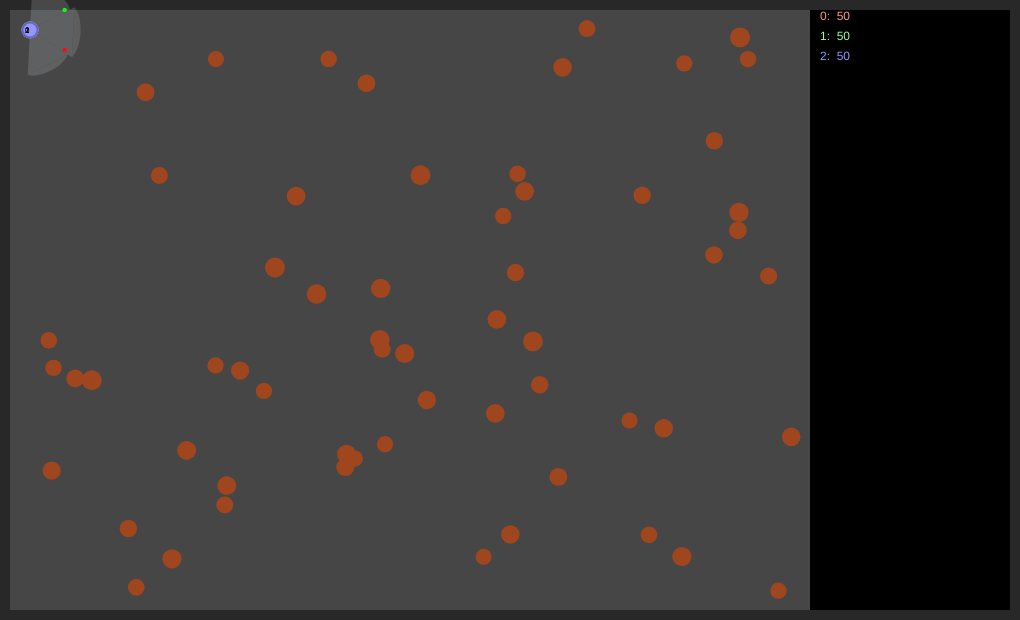
Frame 1 (no input)
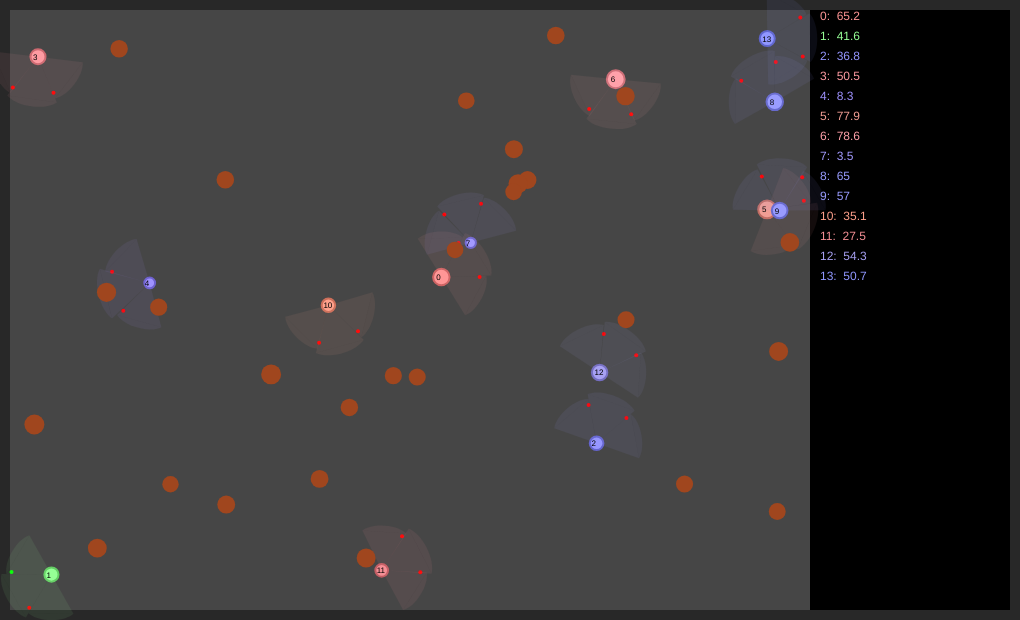
Frame 60 (no input)
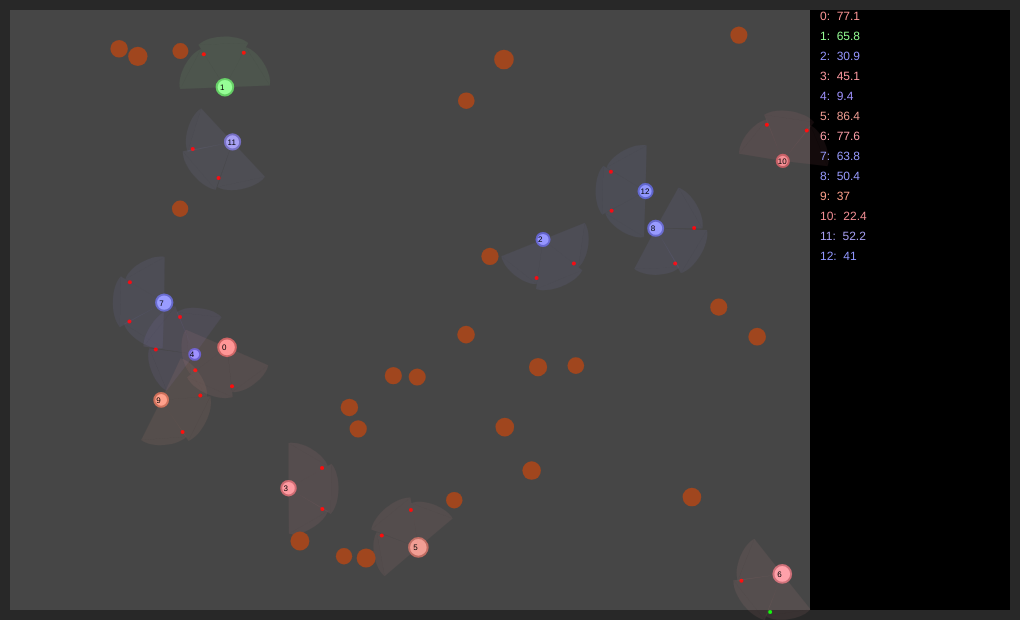
Frame 120 (the mouse pressed at the canvas centre since frame 60)

The p5.js sketch that drew these frames (run headless with seeded random() and noise() and a simulated clock; from frame 60 on, the mouse is pressed at the canvas centre):

// p5.js sketch
// ── sketch.js
var border = 10;
var width = 1000;
var height = 600;
var cubes = [];
var caali = [];
var foods = [];
var cubeCount = 0;
var nutrition = 0.2;
var foodCount = 60;
var passiveConsumption = 0.001;
var mutationFactor = 1;
var i;
var j;
var k;

function setup() {
    
    createCanvas(1000 + 2 * border, 600 + 2 * border);
    frameRate(60);
//    cubes[0] = new Cube();
//    cubes[0].x = 60 + border;
//    cubes[0].y = 100 + border;
//    cubes[0].w = 20;
//    cubes[0].h = 200
//    cubes[1] = new Cube();
//    cubes[1].x = 150 + border;
//    cubes[1].y = 280 + border;
//    cubes[1].w = 300;
//    cubes[1].h = 20;
//    cubes[2] = new Cube();
//    cubes[2].x = 350 + border;
//    cubes[2].y = 200 + border;
//    cubes[2].w = 20;
//    cubes[2].h = 400
//    cubes[3] = new Cube();
//    cubes[3].x = 200 + border;
//    cubes[3].y = 500 + border;
//    cubes[3].w = 400;
//    cubes[3].h = 40;
    
    for (i=0; i<3; i++) {
        caali[i] = new Caalis();
    }
    caali[0].r = 255;
    caali[0].g = 150;
    caali[0].b = 150;
    caali[1].r = 150;
    caali[1].g = 255;
    caali[1].b = 150;
    caali[2].r = 150;
    caali[2].g = 150;
    caali[2].b = 255;
    
    for (i = 0; i < foodCount; i++){
        foods[i] = new Food();
        foods[i].x = random(border + foods[i].size, 800 + border - foods[i].size);
        foods[i].y = random(border + foods[i].size, 600 + border - foods[i].size);
    }
    
}

function draw() {
    noStroke();
    background(70);
    fill(0);
    rect(800 + border, border, 200, 600);
    fill(40);
    rect(0, 0, 1000 + 2 * border,border);
    rect(0, 600+border,1000 + 2 * border, border);
    rect(0, border, border, 600);
    rect(1000 + border, border, border, 600);
    
//    for (i = 0; i < cubeCount; i++) {
//        cubes[i].draw();
//    }
//    

    if (frameCount % 20 == 0 && foods.length < foodCount) {
        var newFood = new Food();
        newFood.x = random(border + newFood.size, 800 + border - newFood.size);
        newFood.y = random(border + newFood.size, 600 + border - newFood.size);
        foods.push(newFood);
    }
    
   
    for (i = 0; i < caali.length; i++) {
        if (caali.length>39) console.log(i); 
        caali[i].see();
        caali[i].think();
        caali[i].update();
        caali[i].draw();
    }
    
    foods.forEach (function (food) {
        food.draw();
    })
    
    for (i = 0; i < caali.length; i++) {
        fill(caali[i].r, caali[i].g, caali[i].b);
        textSize(12);
        if (i<30) {
            text (i + ":  " + Math.round(caali[i].energy*10)/10, 820,20 + i * 20);
        }
        else {
            text (i + ":  " + Math.round(caali[i].energy*10)/10, 880,20 + (i-30) * 20);
        }
        fill(0);
        textSize(8);
        text (i, caali[i].x-5, caali[i].y+3);
    }
    
    
    
    var kaqs = 0;
    //DEBUG TEST TONY DELETE WHEN DONE                                      //DEBUG TEST TONY
    if (!mouseIsPressed) {
        for (kaqs = 0; kaqs < 601; kaqs++) {

            if (kaqs%20 == 0 && foods.length < foodCount) {
                var newFood = new Food();
                newFood.x = random(border + newFood.size, 800 + border - newFood.size);
                newFood.y = random(border + newFood.size, 600 + border - newFood.size);
                foods.push(newFood);
            }


            for (i = 0; i < caali.length; i++) {
                caali[i].see();
                caali[i].think();
                caali[i].update();
            }
        }
    }
    
}

function Caalis() {
    this.x = 30;
    this.y = 30;
    this.r = 255;
    this.g = 255;
    this.b = 255;
    this.rot = 0;
    this.speed = 1;
    this.rotspeed = 3;
    this.state = 0;
    this.randomturn = 0;
    this.stateDecay = 0;
    this.energy = 50;
    this.fovs = [];
    
    this.randomTurnFactor = 0.3;
    this.sprintFactor = 2;
    this.sprintTurnFactor = 1;
    this.splitMass = 100;
    
    this.fovs[0] = new FOV(this);
    this.fovs[0].centerAngle = 0;
    this.fovs[0].width = 60;
    this.fovs[0].range = 50;
    
    this.fovs[1] = new FOV(this);
    this.fovs[1].centerAngle = 60;
    this.fovs[1].width = 60;
    this.fovs[1].range = 45;
    
    this.fovs[2] = new FOV(this);
    this.fovs[2].centerAngle = -60;
    this.fovs[2].width = 60;
    this.fovs[2].range = 45;
    
    this.eyes = [];
    this.eyes[0] = new Eye();
    this.eyes[0].offset = 40;
    this.eyes[0].rotoffset = 30;
    
    this.eyes[1] = new Eye();
    this.eyes[1].offset = 40;
    this.eyes[1].rotoffset = -30;
 
    this.think = function () {
        if (this.state == 0) {                                          //State 0: Standart wandering behaviour
            if (this.eyes[0].seeswall && !this.eyes[1].seeswall) {
                this.turn(-this.rotspeed);
                this.randomturn = random(-this.rotspeed*this.randomTurnFactor, 0);
            }
            else if (this.eyes[1].seeswall && !this.eyes[0].seeswall) {
                this.turn(this.rotspeed);
                this.randomturn = random(0, this.rotspeed*this.randomTurnFactor);
            }
            else if (this.eyes[0].seeswall && this.eyes[1].seeswall){
                if (random(-1,1) > 0) {
                    this.state = 1;
                }
                else {
                    this.state = 2;
                }
            }
            
            else if (this.fovs[1].foodCount > this.fovs[0].foodCount && this.fovs[1].foodCount > this.fovs[2].foodCount) {
                this.turn(this.rotspeed * this.sprintTurnFactor);
                this.randomturn = 0;
                this.move(this.speed*this.sprintFactor);
//                this.state = 3;
//                this.stateDecay = 20;
            }
            else if (this.fovs[0].foodCount > this.fovs[1].foodCount && this.fovs[0].foodCount > this.fovs[2].foodCount) {
                this.randomturn = 0;
                this.move(this.speed * this.sprintFactor);
//                this.state = 3;
//                this.stateDecay = 20;
            }
            else if (this.fovs[2].foodCount > this.fovs[0].foodCount && this.fovs[2].foodCount > this.fovs[1].foodCount) {
                this.turn(-this.rotspeed * this.sprintTurnFactor);
                this.randomturn = 0;
                this.move(this.speed * this.sprintFactor);
//                this.state = 3;
//                this.stateDecay = 20;
            }
            
            else {
                this.move(this.speed);
                if (random(0,1) < 0.01) {
                    this.randomturn = random (-this.rotspeed * this.randomTurnFactor, this.rotspeed * this.randomTurnFactor);
                }
                this.turn(this.randomturn);
            }
        }
        
        
        else if (this.state == 1) {                                 //State 1: Turn left until no wall seen
            if (this.eyes[0].seeswall || this.eyes[1].seeswall) {
                this.turn(this.rotspeed);
            }
            else {
                this.state = 0;
            }
        }
        
        
        else if (this.state == 2) {                                 //State 2: Turn right until no wall seen
            if (this.eyes[0].seeswall || this.eyes[1].seeswall) {
                this.turn(-this.rotspeed);
            }
            else {
                this.state = 0;
            }
        }
        
        
//        else if (this.state == 3) {                                 //State 3: Run for food until stateDecay==0
//            if (this.eyes[0].seesfood && !this.eyes[1].seesfood) {
//                this.turn(this.rotspeed);
//            }
//            else if (this.eyes[1].seesfood && !this.eyes[0].seesfood) {
//                this.turn(-this.rotspeed);
//            }
//            this.randomturn = 0;
//            this.move(this.speed*2);
//            this.stateDecay--;
//            if (this.stateDecay == 0 || this.eyes[0].seeswall || this.eyes[1].seeswall) {
//                this.state = 0;
//            }
//            
//        }
        
        else if (this.state == 4) {     
            this.stateDecay--;
            if (this.stateDecay == 0) {
                this.state = 0;
                this.split();
            }
        }
    }
    
    this.see = function () {
        for (k = 0; k < this.eyes.length; k++) {
            this.eyes[k].x = this.x + Math.cos(radians(this.rot + this.eyes[k].rotoffset)) * this.eyes[k].offset;
            this.eyes[k].y = this.y + Math.sin(radians(this.rot + this.eyes[k].rotoffset)) * this.eyes[k].offset;
            this.eyes[k].see();
        }
        for (k = 0; k < this.fovs.length; k++) {
            this.fovs[k].see();
        }
    }
    
    this.draw = function () {
        
        //fill(90, 220, 130);
        fill(this.r, this.g, this.b);
        stroke(this.r - 50, this.g - 50, this.b - 50);
        strokeWeight(2);
        ellipse(this.x, this.y, (this.energy + 100) / 10);
        noStroke();
        for (k = 0; k < this.eyes.length; k++) {
            fill(255, 0, 0);

            if (this.eyes[k].seeswall) {
                fill(0, 255, 0);
            }  
//            if (this.eyes[k].seesfood) {
//                fill(0, 0, 255);
//            }

            ellipse(this.eyes[k].x, this.eyes[k].y, 4, 4);
        }
        for (k = 0; k < this.fovs.length; k++) {
            this.fovs[k].draw();
        }
    }
    
    this.move = function (spd) {
        this.x += Math.cos(radians(this.rot)) * spd;
        this.y += Math.sin(radians(this.rot)) * spd;
        this.energy-=Math.pow(Math.abs(spd), 1.1) * 0.01;
    }
    
    this.turn = function (rotspd) {
        this.rot += rotspd;
        this.energy-=Math.abs(rotspd)*0.005;
        if (this.rot >= 360) {
            this.rot -= 360;
        }
        else if (this.rot < 0) {
            this.rot += 360;
        }
    }
    
    this.update = function () {
        for (j = 0; j < foods.length; j++) {
            if (Math.sqrt(Math.pow(foods[j].x - this.x, 2) + Math.pow(foods[j].y - this.y, 2)) < foods[j].size/2 +  (this.energy + 100)/20) {
                this.energy += foods[j].size * nutrition;
                foods[j].respawn();                                 //Food eating energy gain
                if (this.energy > this.splitMass) {                              // Splitting behaviour
                    this.stateDecay = 60;
                    this.state = 4;
                }
            }
        }
        
        
        this.energy -= passiveConsumption;
        
        if (this.energy <= 0) {
            caali.splice(i, 1);
            if(i == caali.length && i != 0) {
                i--;
            }
        }
    }
    
    this.split = function () {
        this.child = new Caalis();
        this.child.energy = this.energy / 2;
        this.child.x = this.x;
        this.child.y = this.y;
        this.child.speed = this.speed + random(-0.1, 0.1) * mutationFactor;
        this.child.rotspeed = this.rotspeed + random(-0.1, 0.1) * mutationFactor;
        this.child.eyes[0].offset = this.eyes[0].offset + random(-1, 1) * mutationFactor;
        this.child.eyes[1].offset = this.eyes[1].offset + random(-1, 1) * mutationFactor;
        this.child.eyes[0].rotoffset = this.eyes[0].rotoffset + random(-2,2) * mutationFactor;
        this.child.eyes[1].rotoffset = this.eyes[1].rotoffset + random(-2,2) * mutationFactor;
        this.child.fovs[0].range = this.fovs[0].range + random(-1,1) * mutationFactor;
        this.child.fovs[0].centerAngle = this.fovs[0].centerAngle + random(-1, 1) * mutationFactor;
        this.child.fovs[0].width = this.fovs[0].width + random(-1, 1) * mutationFactor;
        this.child.fovs[1].range = this.fovs[1].range + random(-1,1) * mutationFactor;
        this.child.fovs[1].centerAngle = this.fovs[1].centerAngle + random(-1, 1) * mutationFactor;
        this.child.fovs[1].width = this.fovs[1].width + random(-1, 1) * mutationFactor;
        this.child.fovs[2].range = this.fovs[2].range + random(-1,1) * mutationFactor;
        this.child.fovs[2].centerAngle = this.fovs[2].centerAngle + random(-1, 1) * mutationFactor;
        this.child.fovs[2].width = this.fovs[2].width + random(-1, 1) * mutationFactor;
        this.child.r = Math.max(Math.min(this.r + random(-15,15) * mutationFactor, 255), 0);
        this.child.g = Math.max(Math.min(this.g + random(-15,15) * mutationFactor, 255), 0);
        this.child.b = Math.max(Math.min(this.b + random(-15,15) * mutationFactor, 255), 0);
        this.child.rot = this.rot + 180;
        this.child.randomTurnFactor = this.randomTurnFactor + random(-0.015, 0,015) * mutationFactor;
        this.child.sprintFactor = this.sprintFactor + random(-0.05, 0.05) * mutationFactor;
        this.child.sprintTurnFactor = this.sprintTurnFactor + random(-0.05, 0.05) * mutationFactor;
        this.child.splitMass = this.splitMass + random(-2, 2) * mutationFactor;
        caali.push(this.child);
        this.energy /= 2;
    }
}

function Cube() {
    
    this.x = 200;
    this.y = 200;
    this.w = 100;
    this.h = 100;
    this.draw = function () {
        fill(200);
        rect(this.x - this.w / 2, this.y - this.h / 2, this.w, this.h);
    }
}

function Food() {
    this.x = 300;
    this.y = 350;
    this.size = 16 + random(0, 4);
    
    this.draw = function () {
        fill(160, 70, 30);
        ellipse(this.x, this.y, this.size);
    }
    
    this.respawn = function () {
//        this.x = random(border + this.size, 600 + border - this.size);
//        this.y = random(border + this.size, 600 + border - this.size);
        foods.splice(j, 1);
    }
}

function Eye() {
    this.x = 0;
    this.y = 0;
    this.offset = 10;
    this.rotoffset = 0;
    this.seeswall = false;
    this.seesfood = false;
    
    this.see = function () {
        
        this.seeswall = false;
        this.seesfood = false;
        for (j = 0; j < cubeCount; j++) {
            if (Math.abs(cubes[j].x - this.x) < cubes[j].w / 2 + 2 && Math.abs(cubes[j].y - this.y) < cubes[j].h / 2 + 2) {
                this.seeswall = true;
                break;
            }
        }
        
        
        if (!this.seeswall && (this.x < border + 2 || this.x > 800 + border - 2 || this.y < border + 2 || this.y > height - border - 2)) {
            this.seeswall = true;
        }
    }
}

function FOV(owner) {
    this.centerAngle = 0;
    this.range = 50;
    this.curviness = 1.1;
    this.width = 60;
    this.owner = owner;
    this.foodCount = 0;
    
    this.draw = function () {
        fill(this.owner.r, this.owner.g, this.owner.b, 20);
        noStroke();
        beginShape();
        //vertex(this.owner.x, this.owner.y);
        vertex(this.owner.x + Math.cos(radians(this.owner.rot + this.width / 2 + this.centerAngle)) * this.range,
               this.owner.y + Math.sin(radians(this.owner.rot + this.width / 2 + this.centerAngle)) * this.range);
        bezierVertex(this.owner.x + Math.cos(radians(this.owner.rot + this.width / 4 + this.centerAngle)) * this.range * this.curviness,
                    this.owner.y + Math.sin(radians(this.owner.rot + this.width / 4 + this.centerAngle)) * this.range * this.curviness,
                    this.owner.x + Math.cos(radians(this.owner.rot - this.width / 4 + this.centerAngle)) * this.range * this.curviness,
                    this.owner.y + Math.sin(radians(this.owner.rot - this.width / 4 + this.centerAngle)) * this.range * this.curviness,
                    this.owner.x + Math.cos(radians(this.owner.rot - this.width / 2 + this.centerAngle)) * this.range,
                    this.owner.y + Math.sin(radians(this.owner.rot - this.width / 2 + this.centerAngle)) * this.range);
        //vertex(this.owner.x, this.owner.y);
        endShape();
        triangle(this.owner.x, this.owner.y,
                this.owner.x + Math.cos(radians(this.owner.rot + this.width / 2 + this.centerAngle)) * this.range,
                this.owner.y + Math.sin(radians(this.owner.rot + this.width / 2 + this.centerAngle)) * this.range,
                this.owner.x + Math.cos(radians(this.owner.rot - this.width / 2 + this.centerAngle)) * this.range,
                this.owner.y + Math.sin(radians(this.owner.rot - this.width / 2 + this.centerAngle)) * this.range);
    }
    
    this.see = function () {
        this.foodCount = 0;
        for (var kaqs = 0; kaqs < foods.length; kaqs++) {
            if (dist(this.owner.x, this.owner.y, foods[kaqs].x, foods[kaqs].y) <= this.range) {
                var distVec = createVector(foods[kaqs].x - this.owner.x, foods[kaqs].y - this.owner.y);
                if (angle_between(degrees(distVec.heading()),
                                  this.owner.rot + this.centerAngle - this.width / 2,
                                 this.owner.rot + this.centerAngle + this.width / 2)) {
                    this.foodCount += foods[kaqs].size;
                }
            }
        }
    }
}
                    
function angle_between(n, a, b) {
	n = (360 + (n % 360)) % 360;
	a = (360 + a) % 360;
	b = (360 + b) % 360;

	if (a < b)
		return a <= n && n <= b;
	return a <= n || n <= b;
}
